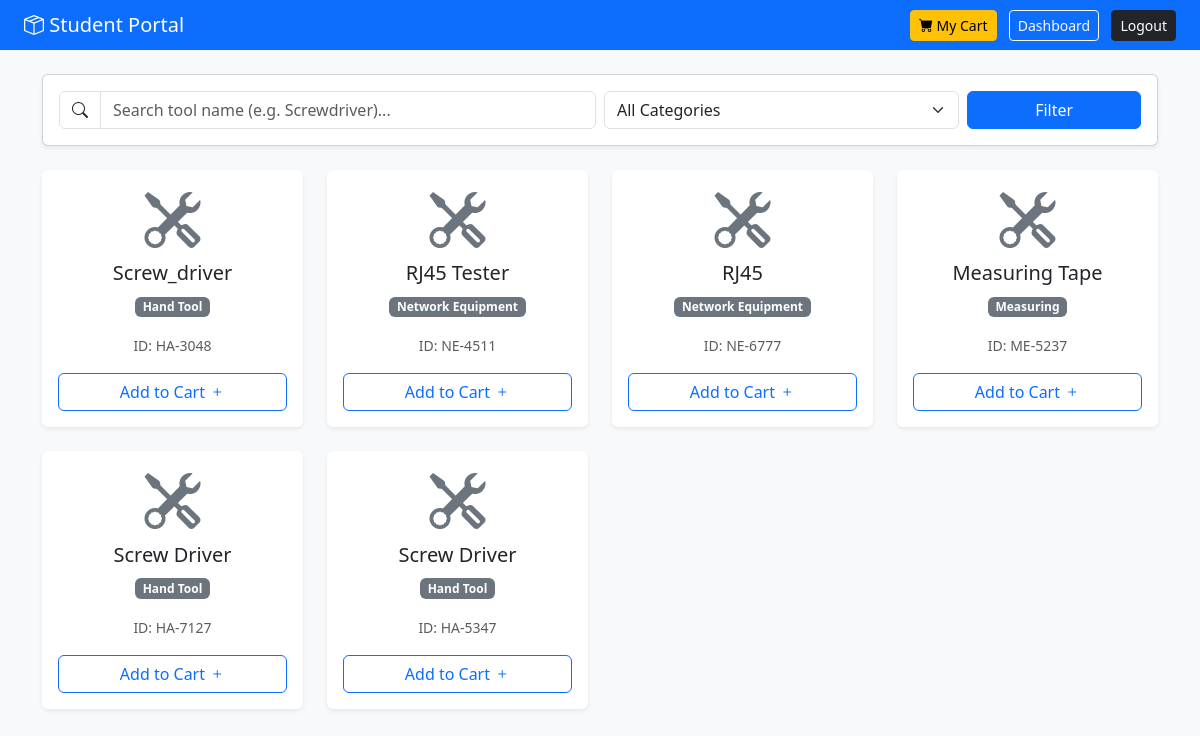
The page /student_catalog.php (signed in) on the database as committed earlier.
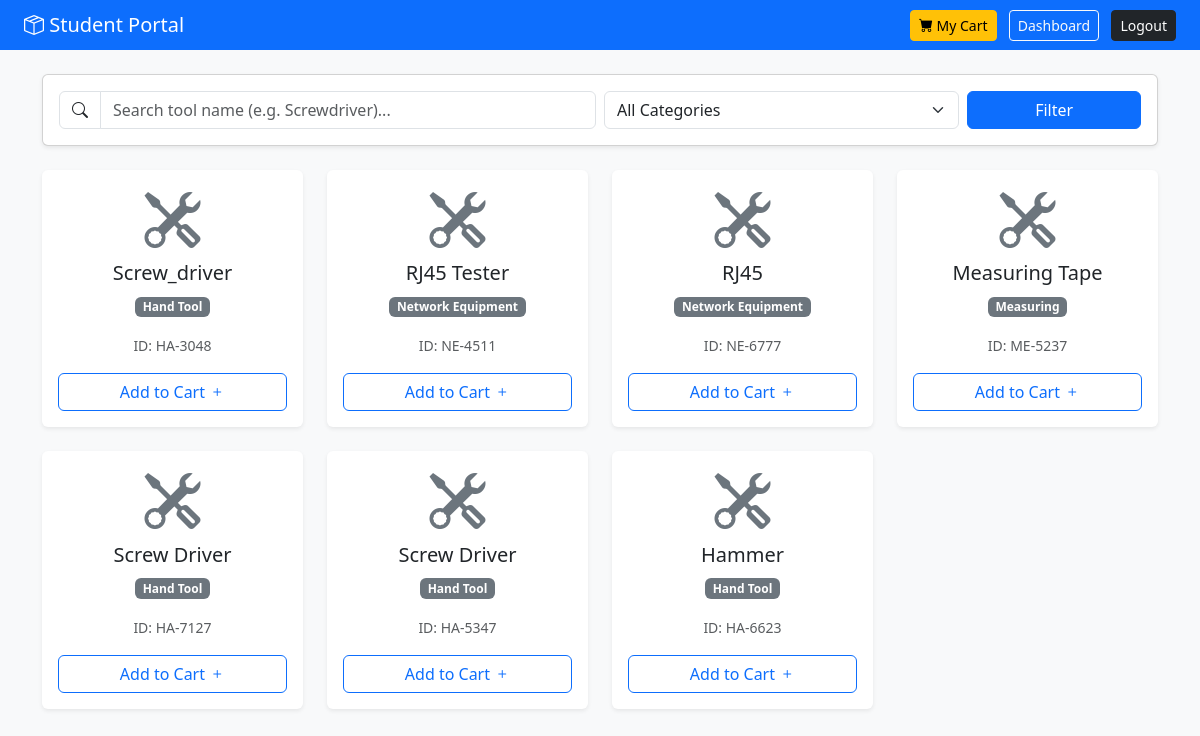
The same page on the database as committed later.
### tables this page shows
CREATE TABLE `tools` (
  `tool_id` int(11) NOT NULL,
  `barcode` varchar(50) NOT NULL,
  `tool_name` varchar(100) NOT NULL,
  `category` varchar(50) NOT NULL,
  `status` enum('Available','Borrowed','Maintenance','Lost') DEFAULT 'Available',
  `created_at` timestamp NOT NULL DEFAULT current_timestamp()
);

### student_catalog.php (the view, shortened to what this page needs)
<?php
include "db_conn.php";
$search = isset($_GET['search']) ? $_GET['search'] : '';
$sql = "SELECT * FROM tools
        WHERE status = 'Available'
        AND tool_id NOT IN (
            SELECT tool_id FROM transactions
            WHERE status IN ('Pending', 'Approved')
        )";
$result = mysqli_query($conn, $sql);
?>
<!DOCTYPE html>
<html>
<head>
    <link href="https://cdn.jsdelivr.net/npm/bootstrap@5.3.0/dist/css/bootstrap.min.css" rel="stylesheet">
    <link rel="stylesheet" href="https://cdn.jsdelivr.net/npm/bootstrap-icons@1.10.0/font/bootstrap-icons.css">
</head>
<body class="bg-light">
    <nav class="navbar navbar-dark bg-primary px-4">
        <span class="navbar-brand mb-0 h1"><i class="bi bi-box-seam"></i> Student Portal</span>
        <div>
            <a href="cart.php" class="btn btn-warning btn-sm me-2 position-relative">
                <i class="bi bi-cart-fill"></i> My Cart
            </a>
            <a href="dashboard.php" class="btn btn-outline-light btn-sm me-2">Dashboard</a>
            <a href="logout.php" class="btn btn-dark btn-sm">Logout</a>
        </div>
    </nav>
    <div class="container mt-4">
        <div class="card shadow-sm mb-4">
            <div class="card-body">
                <form method="GET" class="row g-2 align-items-center">
                    <div class="col-md-6">
                        <div class="input-group">
                            <span class="input-group-text bg-white"><i class="bi bi-search"></i></span>
                            <input type="text" name="search" class="form-control" placeholder="Search tool name (e.g. Screwdriver)..." value="<?php echo htmlspecialchars($search); ?>">
                        </div>
                    </div>
                    <div class="col-md-4">
                        <select name="category" class="form-select">
                            <option value="All">All Categories</option>
                        </select>
                    </div>
                    <div class="col-md-2">
                        <button type="submit" class="btn btn-primary w-100">Filter</button>
                    </div>
                </form>
            </div>
        </div>
        <div class="row">
            <?php
            if (mysqli_num_rows($result) > 0) {
                while ($row = mysqli_fetch_assoc($result)) {
                    $in_cart = (isset($_SESSION['cart']) && in_array($row['tool_id'], $_SESSION['cart']));
                    $btn_class = $in_cart ? "btn-secondary disabled" : "btn-outline-primary";
                    $btn_text = $in_cart ? "In Cart" : "Add to Cart";
                    $link = $in_cart ? "#" : "cart_action.php?action=add&id=" . $row['tool_id'];
            ?>
                <div class="col-md-3 mb-4">
                    <div class="card h-100 shadow-sm border-0">
                        <div class="card-body text-center">
                            <div class="display-4 text-secondary mb-2"><i class="bi bi-tools"></i></div>
                            <h5 class="card-title text-dark"><?php echo $row['tool_name']; ?></h5>
                            <span class="badge bg-secondary mb-3"><?php echo $row['category']; ?></span>
                            <br>
                            <small class="text-muted">ID: <?php echo $row['barcode']; ?></small>
                            <a href="<?php echo $link; ?>" class="btn <?php echo $btn_class; ?> w-100 mt-3">
                                <?php echo $btn_text; ?> <i class="bi bi-plus"></i>
                            </a>
                        </div>
                    </div>
                </div>
            <?php
                }
            } else {
                echo "<div class='col-12 text-center text-muted py-5'><h4>No tools found matching your search.</h4></div>";
            }
            ?>
        </div>
    </div>
</body>
</html>

Rows that differ between the two databases and show on the page:
added tools: tool_name "Hammer", category "Hand Tool", barcode "HA-6623", btn_text "Add to Cart"
